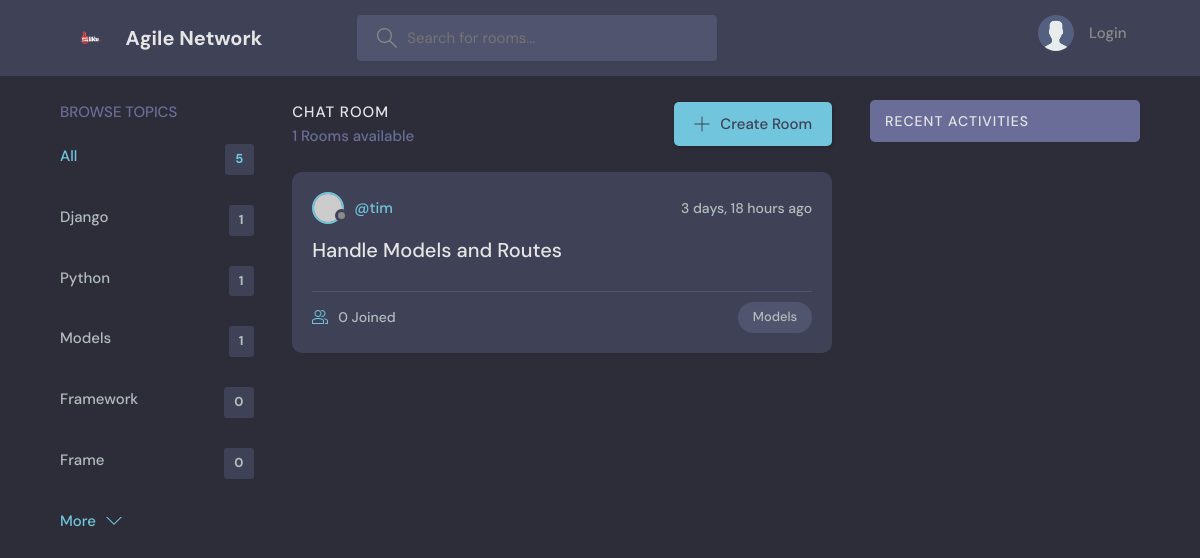
The page /?q=Models on the database its author committed.
### base/models.py (models this page shows, shortened)
class Topic(models.Model):
    name = models.CharField(max_length=200)

class Room(models.Model):
    host = models.ForeignKey(User, on_delete=models.SET_NULL, null=True)
    topic = models.ForeignKey(Topic, on_delete=models.SET_NULL, null=True)
    name = models.CharField(max_length=200)
    description = models.TextField(null=True, blank=True)
    participants = models.ManyToManyField(User, related_name='participants', blank=True)
    updated = models.DateTimeField(auto_now=True)
    created = models.DateTimeField(auto_now_add=True)
    class Meta:
        ordering = ['-updated', '-created']

### base/views.py (the view)
# urls.py: 2. Add a URL to urlpatterns:  path('', views.home, name='home')
def home(request):
    q = request.GET.get('q') if request.GET.get('q') != None else ''
    rooms = Room.objects.filter(
        Q(topic__name__icontains=q) |
        Q(name__icontains=q) |
        Q(description__icontains=q)
        )
    topics = Topic.objects.all()
    room_count = rooms.count()
    room_messages = Message.objects.filter(Q(room__topic__name__icontains=q))
    context = {'rooms': rooms, 'topics': topics, 'room_count': room_count, 'room_messages': room_messages}
    return render(request, 'base/home.html', context)

### base/templates/base/home.html (shortened to what this page needs)
  {% extends 'main.html' %}
  {% block content %}
   <main class="layout layout--3">
      <div class="container">
        {% include 'base/topics.html' %}
        <div class="roomList">
          <div class="roomList__header">
            <div>
              <h2>Chat Room</h2>
              <p>{{room_count}} Rooms available</p>
            </div>
            <a class="btn btn--main" href="{% url 'create-room' %}">
              <svg version="1.1" xmlns="http://www.w3.org/2000/svg" width="32" height="32" viewBox="0 0 32 32">
                <title>add</title>
                <path
                  d="M16.943 0.943h-1.885v14.115h-14.115v1.885h14.115v14.115h1.885v-14.115h14.115v-1.885h-14.115v-14.115z"
                ></path>
              </svg>
              Create Room
            </a>
          </div>
          {% include 'base/feeds.html' %}
        </div>
         {% include 'base/activities.html' %}
      </div>
    </main>
  {% endblock content %}

### base/templates/base/topics.html
<div class="topics">
    <div class="topics__header">
      <h2>Browse Topics</h2>
    </div>
    <ul class="topics__list">
      <li>
        <a href="{% url 'home' %}" class="active">All <span>{{topics.count}}</span></a>
      </li>
      {% for topic in topics %}
      <li>
        <a href="{% url 'home' %}?q={{topic.name}}">{{topic.name}} <span>{{topic.room_set.all.count}}</span></a>
      </li>
      {% endfor %}
    </ul>
    <a class="btn btn--link" href="{% url 'topics' %}">
      More
      <svg version="1.1" xmlns="http://www.w3.org/2000/svg" width="32" height="32" viewBox="0 0 32 32">
        <title>chevron-down</title>
        <path d="M16 21l-13-13h-3l16 16 16-16h-3l-13 13z"></path>
      </svg>
    </a>
  </div>

### base/templates/base/feeds.html (shortened to what this page needs)
{% for room in rooms %}
<div class="roomListRoom">
    <div class="roomListRoom__header">
      <a href="{% url 'user-profile' room.host.id %}" class="roomListRoom__author">
        <div class="avatar avatar--small">
          <img src="https://randomuser.me/api/portraits/women/11.jpg" />
        </div>
        <span>@{{room.host.username}}</span>
      </a>
      <div class="roomListRoom__actions">
        <span>{{room.created | timesince}} ago</span>
      </div>
    </div>
    <div class="roomListRoom__content">
      <a href="{% url 'room' room.id %}">{{room.name}}</a>
    </div>
    <div class="roomListRoom__meta">
      <a href="{% url 'room' room.id %}" class="roomListRoom__joined">
        {{room.participants.all.count}} Joined
      </a>
      <p class="roomListRoom__topic">{{room.topic.name}}</p>
    </div>
  </div>
{% endfor %}

### static/styles/main.css (style rules this page uses)
:root { --color-main: #71c6dd; --color-main-light: #e1f6fb; --color-dark: #3f4156; --color-dark-medium: #51546e; --color-dark-light: #696d97; --color-light: #e5e5e5; --color-gray: #8b8b8b; --color-light-gray: #b2bdbd; --color-bg: #2d2d39; --color-success: #5dd693; --color-error: #fc4b0b; }
* { font-family: "DM Sans", -apple-system, BlinkMacSystemFont, "Segoe UI", Roboto, Oxygen, Ubuntu, Cantarell, "Open Sans", "Helvetica Neue", sans-serif; margin: 0; padding: 0; box-sizing: border-box; text-rendering: optimizeLegibility; font-size: inherit; }
html { font-size: 56.25%; }
@media only screen and (min-width: 1200px) { html { font-size: 62.5%; } }
body { line-height: 1.6; font-weight: 400; font-size: 1.5rem; color: var(--color-light-gray); background-color: var(--color-bg); min-height: 100vh; }
img { width: 100%; }
a { display: inline-block; color: var(--color-main); text-decoration: none; }
.container { max-width: 120rem; width: 90%; margin: auto; }
.btn { background-color: transparent; border: none; display: inline-flex; align-items: center; gap: 1rem; cursor: pointer; transition: all ease-in-out 0.3s; padding: 1rem 2rem; border-radius: 5px; box-shadow: 1px 1px 3px 1px rgba(0, 0, 0, 0.15); font-weight: 500; }
.btn--link { border-radius: 0; padding: 0; color: var(--color-main); box-shadow: none; }
.btn--main { background-color: var(--color-main); color: var(--color-dark); }
.btn > svg { fill: currentColor; width: 1.6rem; height: 1.6rem; }
.avatar { position: relative; display: inline-block; border-radius: 50%; border: 2px solid var(--color-main); }
.avatar img { display: block; border-radius: 50%; object-fit: cover; object-position: center; }
.avatar::after { content: ""; display: block; position: absolute; background-color: var(--color-gray); z-index: 111; border-radius: 50%; border: 0.3rem solid var(--color-dark); }
.avatar.avatar--small img { width: 2.8rem; height: 2.8rem; }
.avatar.avatar--small:after { width: 0.7rem; height: 0.7rem; bottom: 0px; right: -6px; }
.layout { margin-top: 2.4rem; }
.layout > .container { display: flex; justify-content: space-between; align-items: flex-start; }
.layout--3 > .container > div:first-child { flex-basis: 18%; max-width: 22.5rem; }
.layout--3 > .container > div:nth-child(2) { flex-basis: 50%; }
.topics__header { margin-bottom: 2rem; }
.topics__header h2 { text-transform: uppercase; font-weight: 500; color: var(--color-dark-light); }
.topics__list { list-style: none; }
.topics__list li a { display: flex; justify-content: space-between; margin-bottom: 3rem; font-weight: 500; color: var(--color-light-gray); transition: all 0.3s ease-in-out; }
.topics__list li a.active, .topics__list li a:hover { color: var(--color-main); }
.topics__list li a span { padding: 0.5rem 1rem; background-color: var(--color-dark); border-radius: 3px; font-size: 1.3rem; font-weight: 700; letter-spacing: 1px; }
.roomList__header { display: flex; justify-content: space-between; align-items: center; margin-bottom: 2.4rem; }
.roomList__header h2 { text-transform: uppercase; font-weight: 500; color: var(--color-light); letter-spacing: 1px; }
.roomList__header p { font-weight: 500; color: var(--color-dark-light); }
.roomListRoom { margin-bottom: 2.4rem; background-color: var(--color-dark); border-radius: 1rem; padding: 2rem; }
.roomListRoom__header { display: flex; justify-content: space-between; align-items: center; }
.roomListRoom__author { font-weight: 500; display: flex; align-items: center; gap: 1rem; }
.roomListRoom__actions { display: flex; align-items: flex-start; gap: 1rem; position: relative; }
.roomListRoom__actions span { font-size: 1.4rem; font-weight: 500; }
.roomListRoom__content { margin: 1rem 0; }
.roomListRoom__content a { font-size: 2rem; font-weight: 500; margin-bottom: 1.5rem; color: var(--color-light); transition: all 0.3s ease-in-out; }
.roomListRoom__meta { border-top: 1px solid var(--color-dark-medium); padding-top: 1rem; display: flex; align-items: center; justify-content: space-between; }
.roomListRoom__joined { color: var(--color-light-gray); display: flex; align-items: center; gap: 1rem; font-size: 1.4rem; font-weight: 500; }
.roomListRoom__joined svg { fill: var(--color-main); width: 1.6rem; height: 1.6rem; }
.roomListRoom__topic { padding: 5px 1.5rem; background-color: var(--color-dark-medium); border-radius: 5rem; font-weight: 500; font-size: 1.3rem; }

### rows shown on the page
Topic: name "Django", room_set.all.count "1"
Topic: name "Python", room_set.all.count "1"
Topic: name "Models", room_set.all.count "1"
Topic: name "Framework", room_set.all.count "0"
Topic: name "Frame", room_set.all.count "0"
Room: host.username "tim", created "3 days, 18 hours", name "Handle Models and Routes", participants.all.count "0", topic.name "Models"

### other values the page prints
{{ topics.count }} "5"
{{ room_count }} "1"
